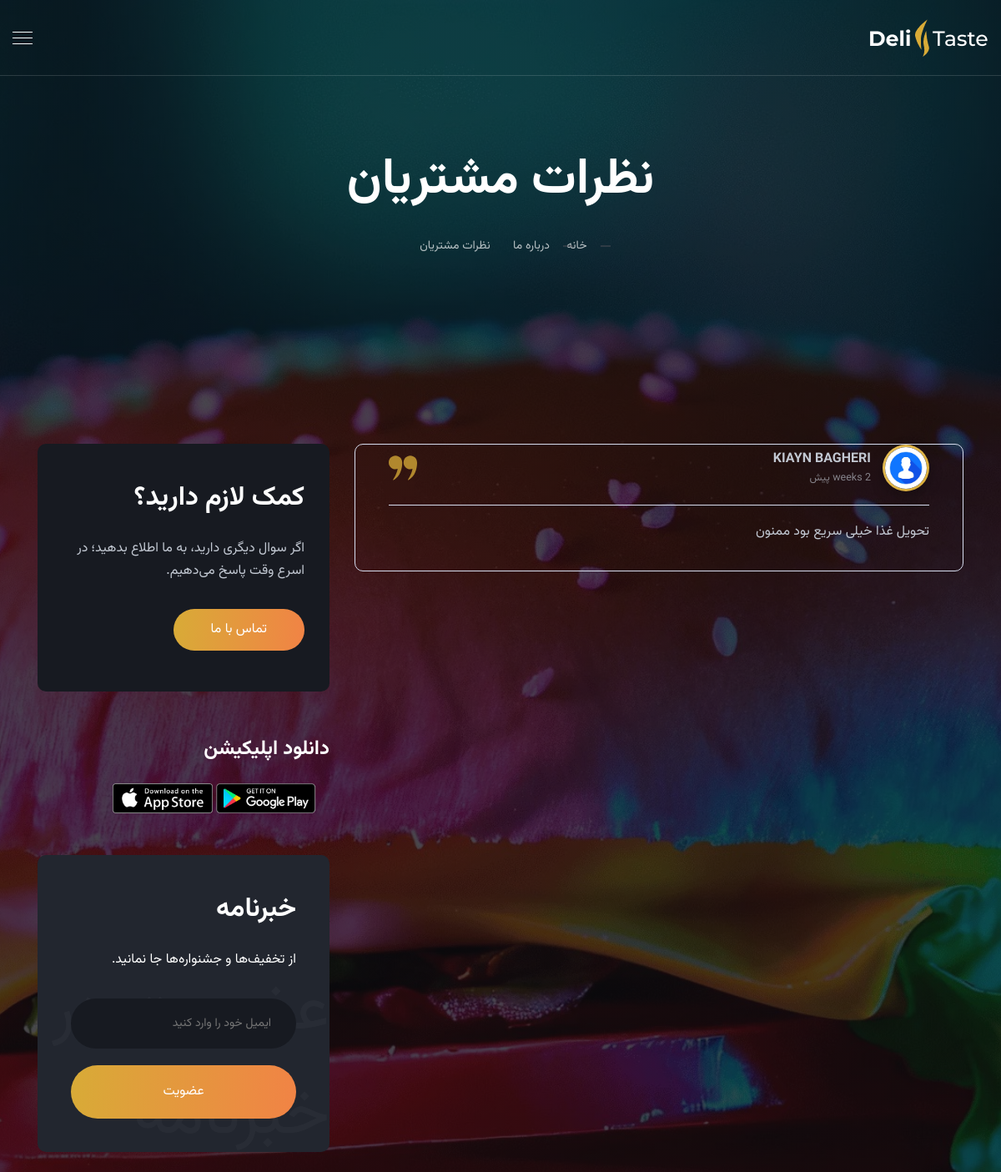
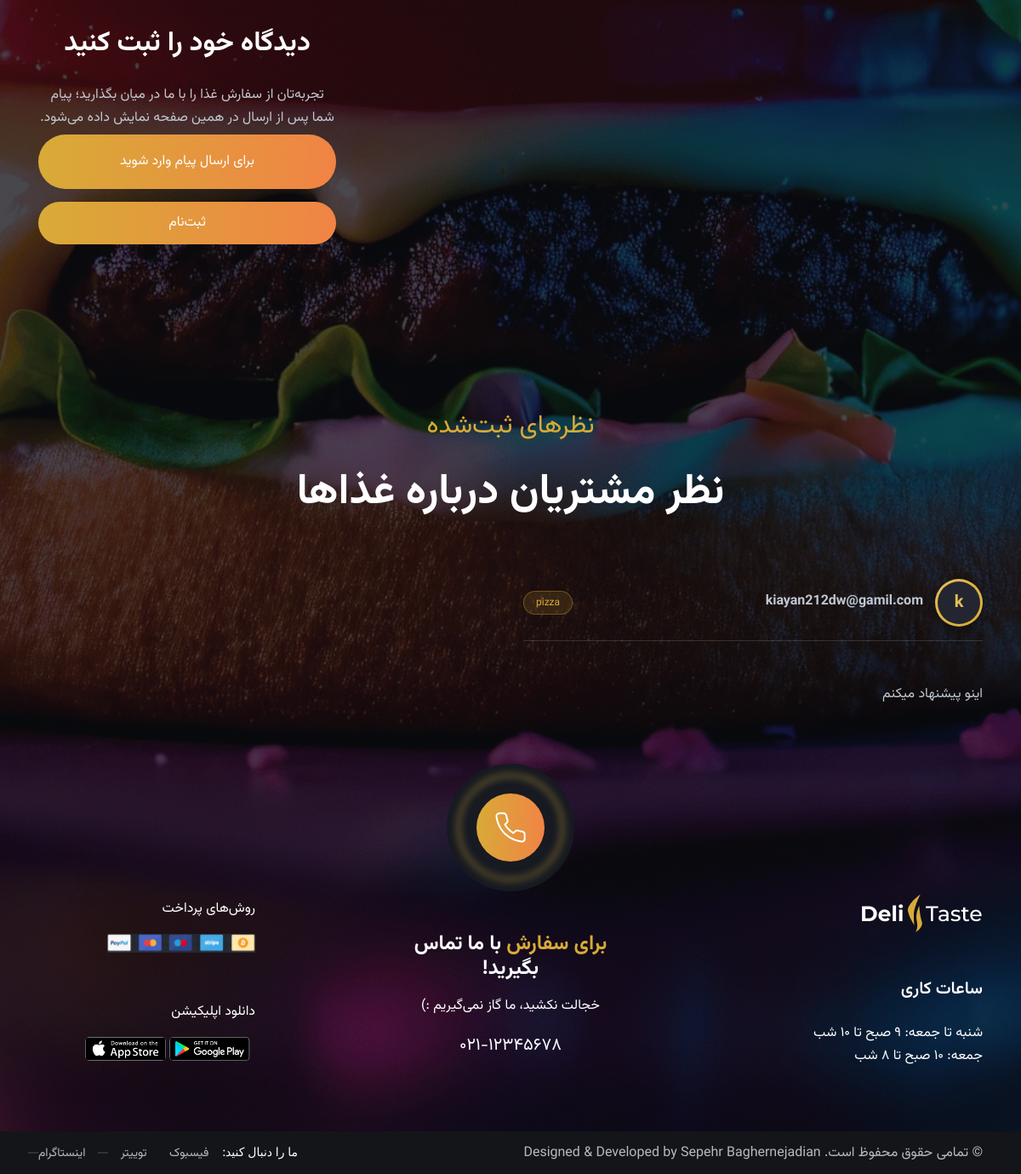
Page /testimonials/ on the committed database (2 pictures, top to bottom).
### ghaza_app/models.py (models this page shows, shortened)
class ContactMessage(models.Model):
    user = models.ForeignKey(User, on_delete=models.CASCADE,
                             related_name='contact_messages', verbose_name="کاربر")
    text = models.TextField("متن پیام", max_length=500)
    is_approved = models.BooleanField(
        "نمایش داده شود", default=True,
        help_text="پیام‌های تأییدشده در صفحه «نظرات مشتریان» نمایش داده می‌شوند.")
    created_at = models.DateTimeField("تاریخ ارسال", auto_now_add=True)
    class Meta:
        ordering = ['-created_at']
        verbose_name = "پیام تماس"
        verbose_name_plural = "پیام‌های تماس"
    @property
    def display_name(self):
        return self.user.get_full_name() or self.user.username
    @property
    def time_ago(self):
        if (timezone.now() - self.created_at).total_seconds() < 60:
            return "همین حالا"
        first = timesince(self.created_at).split(',')[0].split('،')[0]
        return f"{first.strip()} پیش"

class Comment(models.Model):
    food = models.ForeignKey(Food, on_delete=models.CASCADE,
                             related_name='comments', verbose_name="غذا")
    name = models.CharField("نام", max_length=60)
    text = models.TextField("متن نظر", max_length=500)
    rating = models.PositiveSmallIntegerField(
        "امتیاز", default=5,
        validators=[MinValueValidator(1), MaxValueValidator(5)])
    is_approved = models.BooleanField(
        "نمایش داده شود", default=True,
        help_text="برای مخفی کردن نظرهای نامناسب، این تیک را بردارید.")
    created_at = models.DateTimeField("تاریخ ثبت", auto_now_add=True)
    class Meta:
        ordering = ['-created_at']
        verbose_name = "نظر"
        verbose_name_plural = "نظرها"
    @property
    def time_ago(self):
        if (timezone.now() - self.created_at).total_seconds() < 60:
            return "همین حالا"
        first = timesince(self.created_at).split(',')[0].split('،')[0]
        return f"{first.strip()} پیش"

class Food(models.Model):
    category = models.ForeignKey(Category, on_delete=models.CASCADE,
                                 related_name='foods', verbose_name="دسته‌بندی")
    name = models.CharField("نام غذا", max_length=200)
    description = models.TextField("توضیحات", blank=True)
    price = models.PositiveIntegerField("قیمت (تومان)")
    discount_percent = models.PositiveSmallIntegerField(
        "درصد تخفیف", null=True, blank=True,
        validators=[MaxValueValidator(99)],
        help_text="اختیاری. مثلاً 20 یعنی ۲۰٪ تخفیف. اگه خالی یا 0 باشه، تخفیفی نمایش داده نمیشه.")
    image = models.ImageField("عکس", upload_to='foods/')
    is_available = models.BooleanField("موجود است", default=True)
    created_at = models.DateTimeField(auto_now_add=True)
    class Meta:
        ordering = ['-created_at']
        verbose_name = "غذا"
        verbose_name_plural = "غذاها"

### restoran_asli/views.py (the view)
# urls.py: path('testimonials/', views.testimonials, name='testimonials'),
def testimonials(request):
    contact_testimonials = _contact_entries(
        ContactMessage.objects.filter(is_approved=True)
        .select_related('user', 'user__profile', 'owner_reply', 'owner_reply__author'),
        with_reply=True,
    )
    comments = (
        Comment.objects.filter(is_approved=True, food__is_available=True)
        .select_related('food', 'food__category', 'reply', 'reply__author')
    )
    comment_entries = [
        {
            'id': c.pk,
            'name': c.name,
            'initial': c.name[:1],
            'food': c.food.name,
            'text': c.text,
            'rating': c.rating,
            'date': c.time_ago,
            'reply': ({
                'name': c.reply.author_name,
                'text': c.reply.text,
                'avatar': _avatar_url(c.reply.author),
            } if hasattr(c, 'reply') else None),
        }
        for c in comments
    ]
    context = {
        'contact_testimonials': contact_testimonials,
        'comment_entries': comment_entries,
    }
    context.update(_cart_context(request))
    return render(request, 'testimonials.html', context)

### templates/testimonials.html (shortened to what this page needs)
{% load static %}
{% load humanize %}
<!doctype html>
<html lang="fa" dir="rtl">
<head>
    <link rel="stylesheet" type="text/css" href="{% static 'assets/css/fonts.css' %}">
    <link rel="stylesheet" type="text/css" href="{% static 'assets/css/all.min.css' %}">
    <link rel="stylesheet" type="text/css" href="{% static 'assets/css/animate.min.css' %}">
    <link rel="stylesheet" type="text/css" href="{% static 'assets/js/lib/slick/slick.css' %}">
    <link rel="stylesheet" type="text/css" href="{% static 'assets/js/lib/slick/slick-theme.css' %}">
    <link rel="stylesheet" type="text/css" href="{% static 'assets/css/flaticon.css' %}">
    <link rel="stylesheet" type="text/css" href="{% static 'assets/css/style.css' %}?v=2">
    <link rel="stylesheet" type="text/css" href="{% static 'assets/css/responsive.css' %}">
    <link rel="stylesheet" type="text/css" href="{% static 'assets/css/rtl.css' %}?v=4">
</head>
<body>
    <div class="wrapper">
        <header>
            <div class="container-fluid">
                <div class="header-content d-flex flex-wrap align-items-center">
                    <div class="logo">
                        <a href="{% url 'index' %}" title="">
                            <img src="{% static 'assets/images/logo.png' %}" alt="">
                        </a>
                    </div>
                    <div class="menu-btn">
                        <span class="bar1"></span>
                        <span class="bar2"></span>
                        <span class="bar3"></span>
                    </div>
                </div>
            </div>
        </header>
        <section class="pager-section text-center">
            <div class="fixed-bg bg4"></div>
            <div class="container">
                <div class="pager-head">
                    <h2>نظرات مشتریان</h2>
                    <ul>
                        <li><a href="{% url 'index' %}" title="">خانه</a></li>
                        <li><a href="{% url 'about' %}" title="">درباره ما</a></li>
                        <li><span>نظرات مشتریان</span></li>
                    </ul>
                </div>
            </div>
        </section>
        <section class="sec-block">
            <div class="container">
                <div class="row">
                    <div class="col-lg-8">
                        <div class="testimonials-list">
                            {% for t in contact_testimonials %}
                            <div class="test-monial" id="contact-{{ t.id }}">
                                <div class="testi_head">
                                    <div class="tm-user">
                                        <div class="tm-avatar">
                                            <span aria-hidden="true">{{ t.name|slice:":1"|upper }}</span>
                                            {% if t.avatar %}<img src="{{ t.avatar }}" alt="{{ t.name }}" loading="lazy" onerror="this.style.display='none'">{% endif %}
                                        </div>
                                        <div class="tm-meta">
                                            <strong>{{ t.name }}</strong>
                                            <time>{{ t.date }}</time>
                                        </div>
                                    </div>
                                    <div class="tm-side">
                                        <span class="quote-icon">
                                        </span>
                                    </div>
                                </div>
                                <p>{{ t.text }}</p>
                            </div>
                            {% endfor %}
                        </div>
                    </div>
                    <div class="col-lg-4">
                        <div class="sidebar">
                            <div class="widget widget-help">
                                <h3 class="widget-title">کمک لازم دارید؟</h3>
                                <p>اگر سوال دیگری دارید، به ما اطلاع بدهید؛ در اسرع وقت پاسخ می‌دهیم.</p>
                                <a href="{% url 'contact' %}" title="" class="btn-default height-2">تماس با ما </a>
                            </div>
                            <div class="widget widget-app">
                                <h3 class="widget-title">دانلود اپلیکیشن</h3>
                                <ul>
                                    <li><img src="{% static 'assets/images/btn1.png' %}" alt=""></li>
                                    <li><img src="{% static 'assets/images/btn2.png' %}" alt=""></li>
                                </ul>
                            </div>
                            <div class="widget widget-newsletter">
                                <h3 class="widget-title">خبرنامه</h3>
                                <p>از تخفیف‌ها و جشنواره‌ها جا نمانید.</p>
                                <form>
                                    <input type="email" name="email" placeholder="ایمیل خود را وارد کنید" class="half-radius">
                                    <button type="submit" class="btn-default w-100 text-center">عضویت </button>
                                </form>
                                <h4>عضویت در خبرنامه</h4>
                            </div>
                            <div class="widget widget-review msg-cta">
                                <h3 class="widget-title">دیدگاه خود را ثبت کنید</h3>
                                <p>تجربه‌تان از سفارش غذا را با ما در میان بگذارید؛ پیام شما پس از ارسال در همین صفحه نمایش داده می‌شود.</p>
                                {% if user.is_authenticated %}
                                <a href="{% url 'contact' %}" title="" class="btn-default w-100 text-center">ارسال پیام <span></span></a>
                                {% else %}
                                <a href="{% url 'sign_in' %}?next=/contact/" title="" class="btn-default w-100 text-center">برای ارسال پیام وارد شوید </a>
                                <a href="{% url 'sign_up' %}?next=/contact/" title="" class="btn-default height-2 w-100 text-center">ثبت‌نام </a>
                                {% endif %}
                            </div>
                        </div>
                    </div>
                </div>
            </div>
        </section>
        <section class="sec-block pt-0">
            <div class="container">
                <div class="section-title text-center">
                    <span>نظرهای ثبت‌شده</span>
                    <h2 class="text-capitalize">نظر مشتریان درباره غذاها</h2>
                </div>
                <div class="row">
                    {% for c in comment_entries %}
                    <div class="col-lg-6">
                        <div class="test-monial" id="comment-{{ c.id }}">
                            <div class="testi_head">
                                <div class="tm-user">
                                    <div class="tm-avatar"><span>{{ c.initial }}</span></div>
                                    <div class="tm-meta"><strong>{{ c.name }}</strong></div>
                                </div>
                                <div class="tm-side">
                                    <span class="cm-food">{{ c.food }}</span>
                                </div>
                            </div>
                            <div class="cm-rating">
                                {% for star in "12345"|make_list %}{% if forloop.counter <= c.rating %}<i class="fa fa-star"></i>{% else %}<i class="fa fa-star off"></i>{% endif %}{% endfor %}
                            </div>
                            <p>{{ c.text }}</p>
                        </div>
                    </div>
                    {% empty %}
                    <div class="col-12">
                        <p class="text-center" style="color:#8a94a6">هنوز نظری برای غذاها ثبت نشده است. می‌توانید از صفحه هر غذا نظر خود را ثبت کنید.</p>
                    </div>
                    {% endfor %}
                </div>
            </div>
        </section>
        <footer>
            <div class="top-footer">
                <div class="fixed-bg bg3"></div>
                <div class="phone-div">
                    <div class="border-circle">
                        <div class="phone-circle">
                            <a href="#" title="" class="ext-link"></a>
                        </div>
                    </div>
                </div>
                <div class="container">
                    <div class="row align-items-center">
                        <div class="col-lg-3 col-md-6">
                            <div class="widget widget-about">
                                <img src="{% static 'assets/images/logo.png' %}" alt="">
                                <h4>ساعات کاری</h4>
                                <p>شنبه تا جمعه: ۹ صبح تا ۱۰ شب <br /> جمعه: ۱۰ صبح تا ۸ شب</p>
                            </div>
                        </div>
                        <div class="col-lg-6 col-md-6">
                            <div class="widget widget-contact text-center">
                                <h2><span>برای سفارش</span> با ما تماس بگیرید!</h2>
                                <p>خجالت نکشید، ما گاز نمی‌گیریم :)</p>
                                <strong>۰۲۱-۱۲۳۴۵۶۷۸</strong>
                            </div>
                        </div>
                        <div class="col-lg-3 col-md-6">
                            <div class="widget widget-payment">
                                <div class="wid-payment">
                                    <h4>روش‌های پرداخت</h4>
                                    <img src="{% static 'assets/images/imgs.png' %}" alt="">
                                </div>
                                <div class="wid-payment">
                                    <h4>دانلود اپلیکیشن</h4>
                                    <ul>
                                        <li><a href="#" title=""><img src="{% static 'assets/images/btn1.png' %}" alt=""></a></li>
                                        <li><a href="#" title=""><img src="{% static 'assets/images/btn2.png' %}" alt=""></a></li>
                                    </ul>
                                </div>
                            </div>
                        </div>
                    </div>
                </div>
            </div>
            <div class="bottom-footer">
                <div class="container">
                    <div class="row align-items-center">
                        <div class="col-lg-6">
                            <div class="copyright">
                                <p>© تمامی حقوق محفوظ است. Designed &amp; Developed by <a href="https://sepehrbaghernezhadian.ir/" target="_blank" rel="noopener">Sepehr Baghernejadian</a></p>
                            </div>
                        </div>
                        <div class="col-lg-6">
                            <div class="find-us text-right">
                                <h5>ما را دنبال کنید:</h5>
                                <ul class="social-links-text">
                                    <li><a href="#" title="">فیسبوک</a></li>
                                    <li><a href="#" title="">توییتر</a></li>
                                    <li><a href="https://www.instagram.com/sepi__en/" target="_blank" rel="noopener" title="sepi__en">اینستاگرام</a></li>
                                </ul>
                            </div>
                        </div>
                    </div>
                </div>
            </div>
        </footer>
    </div>
</body>
</html>

### rows in the picture
ContactMessage: text "تحویل غذا خیلی سریع بود ممنون"
Comment: name "kiayan212dw@gamil.com", text "اینو پیشنهاد میکنم"
Food: food "pizza"

### other values in the picture
{{ t.name }} "KIAYN BAGHERI"
{{ t.date }} "2 weeks پیش"
{{ c.initial }} "k"
